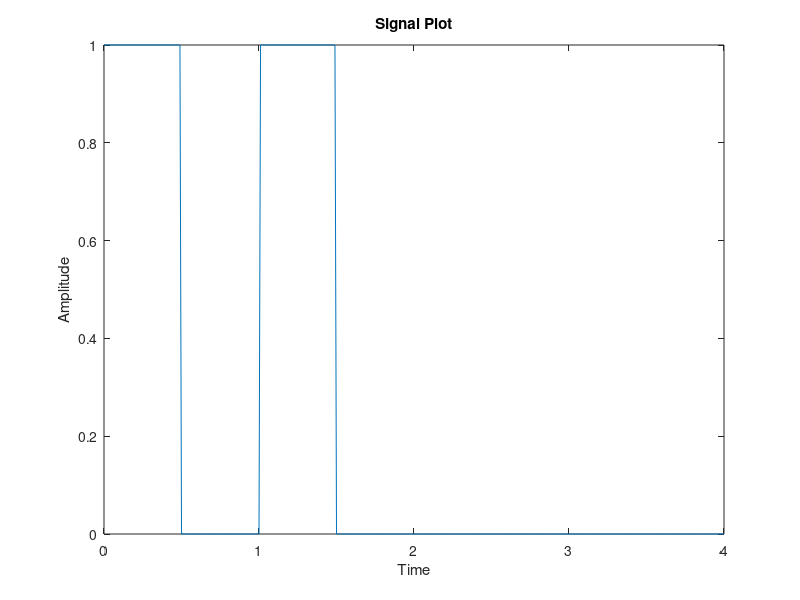

The MATLAB script that drew this image:
n = [1, 0, 1, 0];

i = 1;
a = 0;
b = 0.5;
t = 0:0.01:length(n);

y = zeros(1, length(t));

for j = 1:length(t)
    if t(j) >= a && t(j) < b
        y(j) = n(i);
    elseif t(j) >= b && t(j) < a+1
        y(j) = 0;
    end
    
    if t(j) >= b
        i = i + 1;          
        if i <= length(n) 
            a = b;         
            b = a + 0.5;   
        end
    end
end

plot(t, y);
xlabel('Time');
ylabel('Amplitude');
title('Signal Plot');
